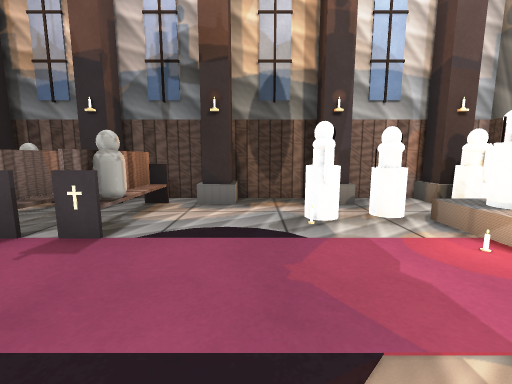
[1] (above)

12 first-person views from a walk through a scene from a Unity 3-D project. The camera is 1.2 m above the floor, tilts 8° down and sees 90° across. The floor is counted in squares, 1 m on a side. Each view is taken from the middle of a square. On the plan, view 1 faces up. The plan holds only what a view shows up to about 12 squares ahead; the rest is blank. The player character is not drawn.

[2]
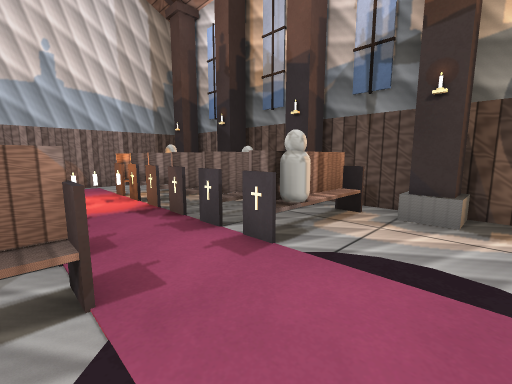

[3]
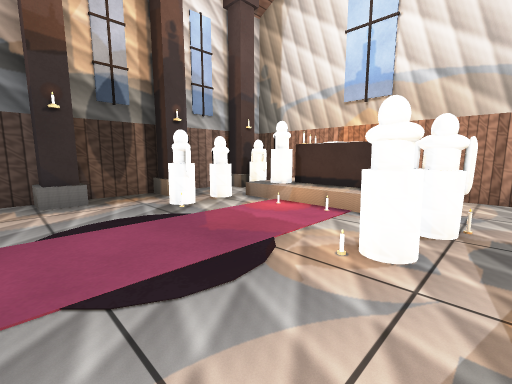

[4]
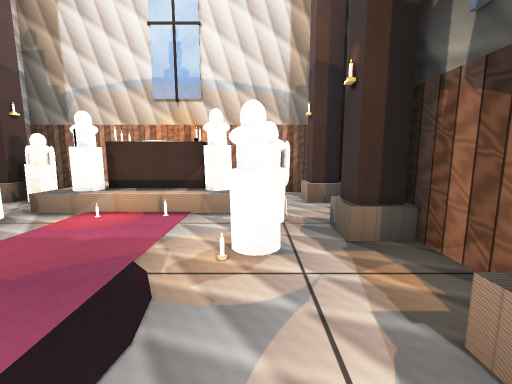

[5]
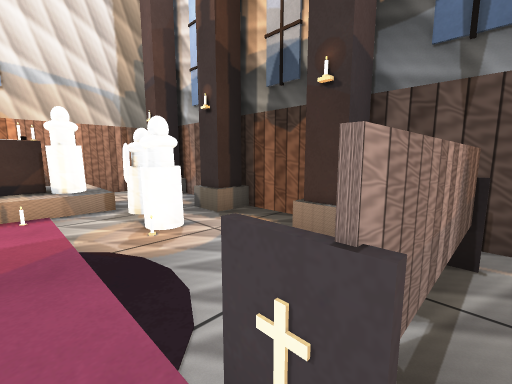

[6]
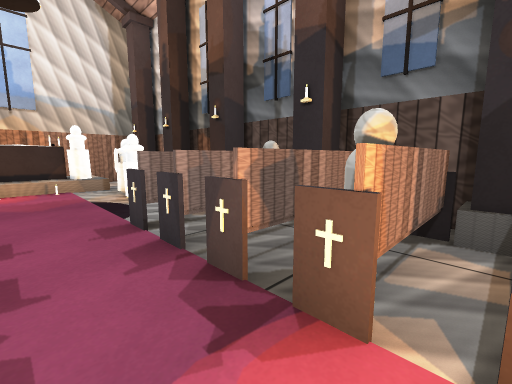

[7]
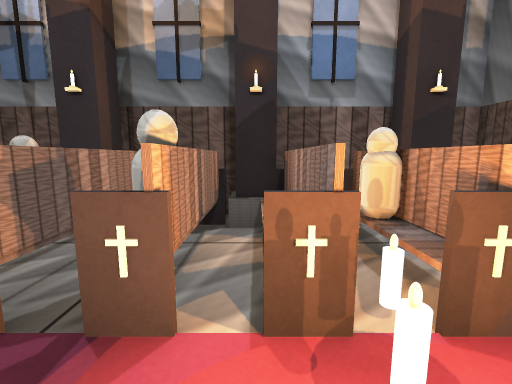

[8]
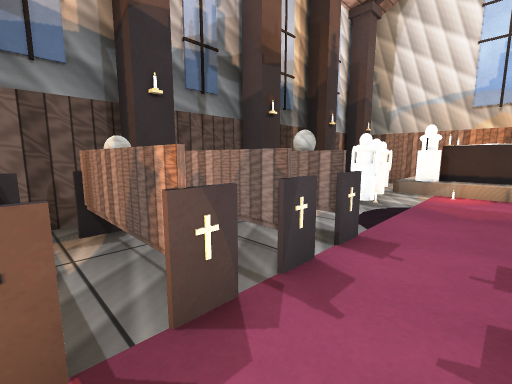

[9]
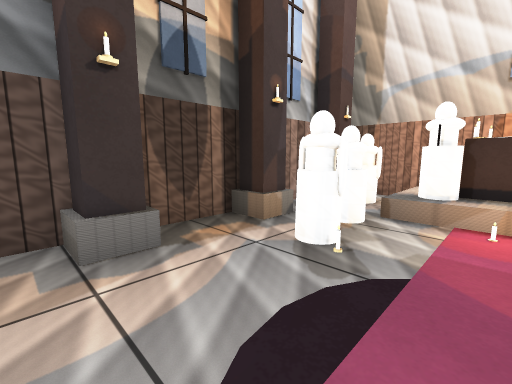

[10]
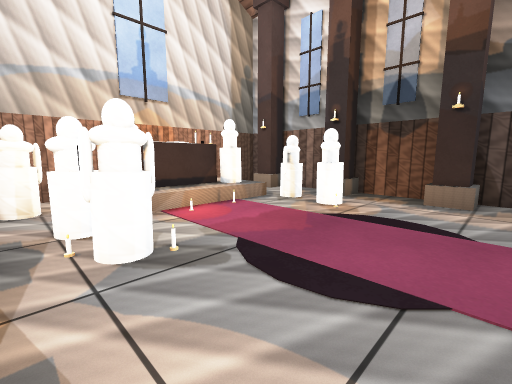

[11]
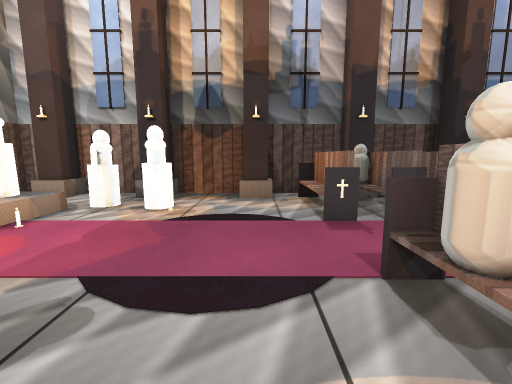

[12]
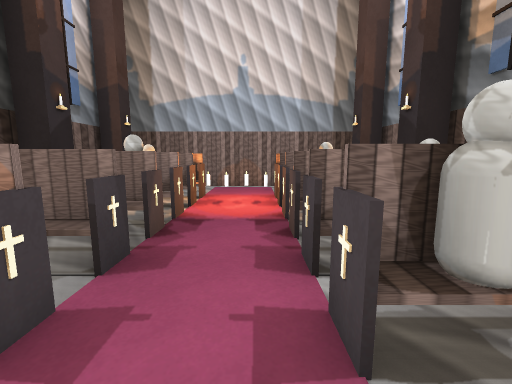

### Floor plan
Key: @ floor where view 1 was taken; # wall or solid block; x gap in a wall; . floor; = window, fence, low wall or low ledge; O other object.
Columns run from 10 left of view 1 to 6 right of it. Each row starts with its distance up from view 1.
  7       ### ## ####
  6      ###.......O#
  5    ####.O..OOO..#
  4  ####=#OO.....OO#
  3  .O...........OO#
  2  .O...........OO#
  1  ##=O=#x=.....OO#
  0  OO=###...@OOO..#
 -1 #.#O###=.....####
 -2 ### # ### ## ##

Where each view was taken, in squares from view 1:
view 1: 0 up, 0 right, facing up
view 2: 1 up, 0 right, facing up-left
view 3: 1 down, 2 left, facing up-right
view 4: 0 up, 2 left, facing right
view 5: 2 up, 3 left, facing down-right
view 6: 3 up, 7 left, facing down-right
view 7: 3 up, 7 left, facing down
view 8: 2 up, 6 left, facing up-right
view 9: 3 up, 2 left, facing up-right
view 10: 6 up, 2 left, facing down-right
view 11: 6 up, 1 left, facing down
view 12: 3 up, 1 left, facing left
